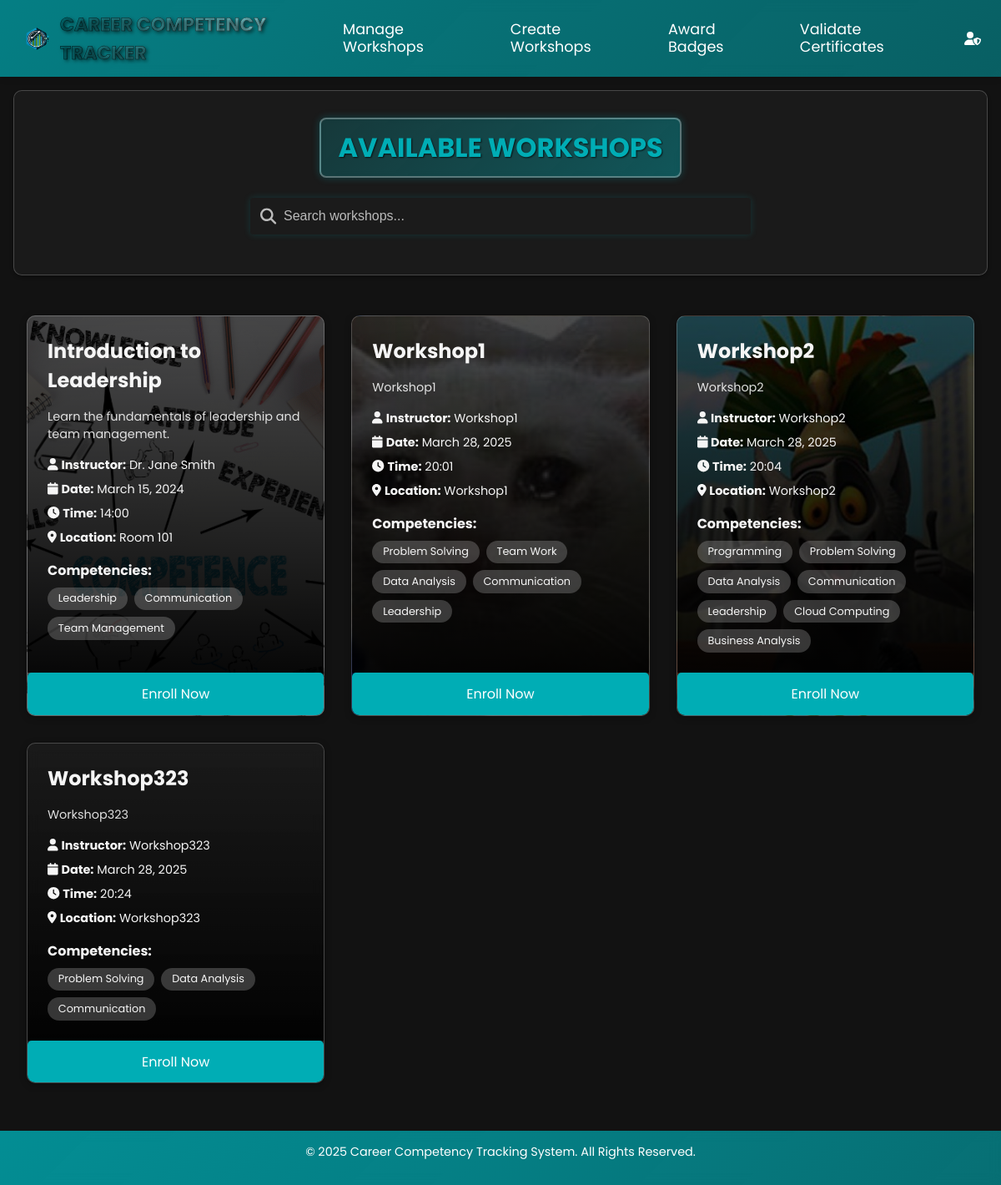
Page /workshops (signed in) on the committed database.
### App/models/workshop.py (models this page shows, shortened)
class Workshop(db.Model):
    __tablename__ = 'workshops'
    id = db.Column(db.Integer, primary_key=True)
    workshopID = db.Column(db.String(20), unique=True)
    workshopName = db.Column(db.String(100))
    workshopDescription = db.Column(db.Text)
    workshopDate = db.Column(db.Date)
    workshopTime = db.Column(db.String(20))
    instructor = db.Column(db.String(100))
    location = db.Column(db.String(100))
    image_path = db.Column(db.String(255), nullable=True)
    _competencies = db.Column('competencies', db.JSON, nullable=True)
    created_at = db.Column(db.DateTime, default=datetime.utcnow)
    attendance_count = db.Column(db.Integer, default=0)
    enrollments = db.relationship('Enrollment', back_populates='workshop', lazy=True, cascade='all, delete-orphan')
    @property
    def competencies(self):
        try:
            if self._competencies is None:
                self._competencies = []
                flag_modified(self, '_competencies')
                db.session.add(self)
                db.session.commit()
            return self._competencies if isinstance(self._competencies, list) else []
        except Exception as e:
            print(f"Error accessing competencies: {str(e)}")
            return []
    @competencies.setter
    def competencies(self, value):
        """Set the competencies list directly"""
        if value is None:
            self._competencies = []
        else:
            self._competencies = value
        flag_modified(self, '_competencies')

### App/views/dashboard_views.py (the view, shortened to what this page needs)
@dashboard_views.route('/workshops')
@login_required
def workshops():
    search_query = request.args.get('search', '').strip().lower()
    print("Accessing workshops route with search query:", search_query)
    try:
        all_workshops = Workshop.query.all()
        print(f"Retrieved {len(all_workshops)} workshops from database")
        for workshop in all_workshops:
            if workshop._competencies is None:
                workshop._competencies = []
                db.session.add(workshop)
        print(f"Returning {len(all_workshops)} workshops after filtering")
        if request.headers.get('X-Requested-With') == 'XMLHttpRequest':
            return render_template('Html/workshops_list.html',
                                workshops=all_workshops,
                                search_query=search_query)
        return render_template('Html/studentsAvailableWorkshops.html',
                             workshops=all_workshops,
                             search_query=search_query,
                             user=current_user)
    except Exception as e:
        print(f"Error in workshops route: {str(e)}")
        import traceback
        print("Full traceback:")
        traceback.print_exc()
        db.session.rollback()
        flash('Error loading workshops. Please try again.', 'error')
        return redirect(url_for('dashboard_views.dashboard'))

### App/controllers/auth.py (called while the page is built)
def add_auth_context(app):
  @app.context_processor
  def inject_user():
      try:
          verify_jwt_in_request()
          user_id = get_jwt_identity()
          current_user = User.query.get(user_id)
          is_authenticated = True
      except Exception as e:
          print(e)
          is_authenticated = False
          current_user = None
      return dict(is_authenticated=is_authenticated, current_user=current_user)

### App/models/administrator.py (called while the page is built)
    @property
    def is_authenticated(self):
        return True

### App/templates/Html/studentsAvailableWorkshops.html (shortened to what this page needs)
<!DOCTYPE html>
<html lang="en">
<head>
    <link rel="stylesheet" href="{{ url_for('static', filename='Css/global.css') }}">
    <link rel="stylesheet" href="../../static/Css/navbar.css">
    <link rel="stylesheet" href="{{ url_for('static', filename='Css/navbar.css') }}">
    <link rel="stylesheet" href="../../static/Css/footer.css">
    <link rel="stylesheet" href="{{ url_for('static', filename='Css/footer.css') }}">
    <link rel="stylesheet" href="../../static/Css/loader.css">
    <link rel="stylesheet" href="{{ url_for('static', filename='Css/loader.css') }}">
    <link rel="stylesheet" href="{{ url_for('static', filename='Css/studentsAvailableWorkshops.css') }}">
    <link rel="stylesheet" href="../../static/Css/studentsAvailableWorkshops.css">
</head>
<body>
    {% include 'Html/navbar.html' %}
    <main class="content-container">
        <section class="search-section">
            <h2>Available Workshops</h2>
            <div class="search-container">
                <i class="fas fa-search search-icon"></i>
                <input
                    type="text"
                    id="workshop-search"
                    name="search"
                    placeholder="Search workshops..."
                    value="{{ search_query }}"
                    oninput="debounceSearch(this.value)">
            </div>
        </section>
        <section class="workshops-container">
            {% if workshops %}
                {% for workshop in workshops %}
                <div class="workshop-card" {% if workshop.image_path %}style="background-image: linear-gradient(rgba(0, 0, 0, 0.7), rgba(0, 0, 0, 0.7)), url('{{ url_for('static', filename=workshop.image_path) }}');"{% endif %}>
                    <div class="workshop-content">
                        <h3>{{ workshop.workshopName }}</h3>
                        <p class="workshop-description">{{ workshop.workshopDescription }}</p>
                        <div class="workshop-details">
                            <p><i class="fas fa-user"></i> <strong>Instructor:</strong> {{ workshop.instructor }}</p>
                            <p><i class="fas fa-calendar"></i> <strong>Date:</strong> {{ workshop.workshopDate.strftime('%B %d, %Y') }}</p>
                            <p><i class="fas fa-clock"></i> <strong>Time:</strong> {{ workshop.workshopTime }}</p>
                            <p><i class="fas fa-location-dot"></i> <strong>Location:</strong> {{ workshop.location }}</p>
                        </div>
                        {% if workshop.competencies %}
                        <div class="competencies">
                            <h4>Competencies:</h4>
                            <div class="tags">
                                {% for competency in workshop.competencies %}
                                <span class="tag">{{ competency }}</span>
                                {% endfor %}
                            </div>
                        </div>
                        {% endif %}
                    </div>
                    <a href="{{ url_for('student_views.enroll_workshop', workshop_id=workshop.id) }}" class="enroll-button">Enroll Now</a>
                </div>
                {% endfor %}
            {% endif %}
        </section>
    </main>
    <footer class="footer">
        <p>&copy; 2025 Career Competency Tracking System. All Rights Reserved.</p>
        <div class="loading-bar-container">
        </div>
    </footer>
</body>
</html>

### App/static/Css/global.css (style rules this page uses)
html, body { margin: 0; padding: 0; font-family: 'Poppins', sans-serif; min-height: 100vh; position: relative; }
body { display: flex; flex-direction: column; min-height: 100vh; padding-bottom: 70px; box-sizing: border-box; }
main { flex: 1 0 auto; width: 100%; padding-bottom: 20px; }
.content-container { position: relative; z-index: 2; }

### App/static/Css/footer.css (style rules this page uses)
.footer { position: absolute; bottom: 0; left: 0; width: 100%; background: linear-gradient(135deg, rgba(0,173,181,0.8), rgba(0,173,181,0.6)); backdrop-filter: blur(8px); color: #fff; padding: 15px 0; text-align: center; font-size: 0.9em; z-index: 1; }
.loading-bar-container { width: 100%; height: 4px; margin-top: 10px; overflow: hidden; position: relative; }

### App/static/Css/studentsAvailableWorkshops.css (style rules this page uses)
* { margin: 0; padding: 0; box-sizing: border-box; }
body { font-family: 'Poppins', sans-serif; background-color: #121212; color: #f5f5f5; min-height: 100vh; display: flex; flex-direction: column; }
.search-section { background: rgba(30, 30, 30, 0.7); padding: 2rem; text-align: center; box-shadow: 0 2px 4px rgba(0,0,0,0.3); backdrop-filter: blur(8px); border: 1px solid rgba(255,255,255,0.2); margin: 1rem; border-radius: 10px; }
.search-section h2 { display: inline-block; margin-bottom: 1.5rem; padding: 10px 20px; font-size: 2rem; font-weight: 700; text-transform: uppercase; color: #00adb5; background: linear-gradient(135deg, rgba(0,173,181,0.2), rgba(0,173,181,0.4)); border-radius: 8px; border: 2px solid rgba(255,255,255,0.3); box-shadow: 0 0 10px rgba(0,173,181,0.3); text-shadow: 1px 1px 2px rgba(0,0,0,0.7); backdrop-filter: blur(4px); transition: transform 0.3s, background 0.3s, box-shadow 0.3s; }
.search-container { max-width: 600px; margin: 0 auto 1rem auto; position: relative; border-radius: 4px; overflow: hidden; box-shadow: 0 0 8px rgba(0,173,181,0.2); }
.search-icon { position: absolute; top: 50%; left: 12px; transform: translateY(-50%); color: #bbb; font-size: 1.2rem; pointer-events: none; }
.search-container input { width: 100%; padding: 0.8rem 1rem; padding-left: 2.5rem; border: none; font-size: 1rem; background: rgba(30,30,30,0.5); color: #f5f5f5; outline: none; transition: box-shadow 0.3s; }
.search-container input::placeholder { color: #bbb; }
.workshops-container { display: grid; grid-template-columns: repeat(auto-fill, minmax(300px, 1fr)); grid-auto-rows: auto; align-items: stretch; gap: 2rem; padding: 2rem; max-width: 1400px; margin: 0 auto; }
.workshop-card { display: flex; flex-direction: column; height: 100%; border-radius: 10px; overflow: hidden; background-color: rgba(30,30,30,0.7); box-shadow: 0 2px 8px rgba(0,0,0,0.3); border: 1px solid rgba(255,255,255,0.2); backdrop-filter: blur(8px); background-size: cover; background-position: center; transition: transform 0.3s ease; }
.workshop-content { flex: 1; padding: 1.5rem; color: #f5f5f5; background: linear-gradient(transparent, rgba(0,0,0,0.9)); }
.workshop-content h3 { font-size: 1.5rem; margin-bottom: 1rem; }
.workshop-description { margin-bottom: 1rem; font-size: 0.9rem; opacity: 0.9; }
.workshop-details { margin: 1rem 0; }
.workshop-details p { margin: 0.5rem 0; font-size: 0.9rem; }
.competencies { margin-top: 1rem; }
.competencies h4 { margin-bottom: 0.5rem; font-size: 1rem; }
.tags { display: flex; flex-wrap: wrap; gap: 0.5rem; }
.tag { background: rgba(255,255,255,0.2); padding: 0.3rem 0.8rem; border-radius: 15px; font-size: 0.8rem; }
.enroll-button, .unenroll-button { background: #00adb5; color: #fff; padding: 0.8rem 1.5rem; border-radius: 5px; text-decoration: none; margin-top: auto; margin-bottom: 0; font-size: 1rem; text-align: center; border: none; cursor: pointer; transition: background-color 0.3s; }

### rows in the picture
Workshop: image_path (placeholder picture), workshopName "Introduction to Leadership", workshopDescription "Learn the fundamentals of leadership and team management.", instructor "Dr. Jane Smith", workshopDate "March 15, 2024", workshopTime "14:00", location "Room 101", competencies "Leadership" "Communication" "Team Management"
Workshop: image_path (picture), workshopName "Workshop1", workshopDescription "Workshop1", instructor "Workshop1", workshopDate "March 28, 2025", workshopTime "20:01", location "Workshop1", competencies "Problem Solving" "Team Work" "Data Analysis" "Communication" "Leadership"
Workshop: image_path (picture), workshopName "Workshop2", workshopDescription "Workshop2", instructor "Workshop2", workshopDate "March 28, 2025", workshopTime "20:04", location "Workshop2", competencies "Programming" "Problem Solving" "Data Analysis" "Communication" "Leadership" "Cloud Computing" "Business Analysis"
Workshop: workshopName "Workshop323", workshopDescription "Workshop323", instructor "Workshop323", workshopDate "March 28, 2025", workshopTime "20:24", location "Workshop323", competencies "Problem Solving" "Data Analysis" "Communication"
